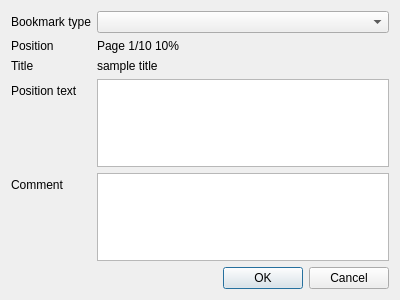
<?xml version="1.0" encoding="UTF-8"?>
<ui version="4.0">
 <class>AddBookmarkDialog</class>
 <widget class="QDialog" name="AddBookmarkDialog">
  <property name="geometry">
   <rect>
    <x>0</x>
    <y>0</y>
    <width>400</width>
    <height>300</height>
   </rect>
  </property>
  <property name="windowTitle">
   <string>Dialog</string>
  </property>
  <layout class="QVBoxLayout" name="verticalLayout">
   <item>
    <layout class="QFormLayout" name="formLayout">
     <item row="0" column="0">
      <widget class="QLabel" name="label">
       <property name="text">
        <string>Bookmark type</string>
       </property>
      </widget>
     </item>
     <item row="0" column="1">
      <widget class="QComboBox" name="cbType"/>
     </item>
     <item row="1" column="0">
      <widget class="QLabel" name="label_2">
       <property name="text">
        <string>Position</string>
       </property>
      </widget>
     </item>
     <item row="1" column="1">
      <widget class="QLabel" name="lblPosition">
       <property name="text">
        <string>Page 1/10 10%</string>
       </property>
      </widget>
     </item>
     <item row="3" column="0">
      <widget class="QLabel" name="label_4">
       <property name="text">
        <string>Position text</string>
       </property>
      </widget>
     </item>
     <item row="4" column="0">
      <widget class="QLabel" name="lblComment">
       <property name="text">
        <string>Comment</string>
       </property>
      </widget>
     </item>
     <item row="4" column="1">
      <widget class="QPlainTextEdit" name="edComment"/>
     </item>
     <item row="3" column="1">
      <widget class="QPlainTextEdit" name="edPositionText"/>
     </item>
     <item row="2" column="0">
      <widget class="QLabel" name="label_6">
       <property name="text">
        <string>Title</string>
       </property>
      </widget>
     </item>
     <item row="2" column="1">
      <widget class="QLabel" name="lblTitle">
       <property name="text">
        <string>sample title</string>
       </property>
      </widget>
     </item>
    </layout>
   </item>
   <item>
    <widget class="QDialogButtonBox" name="buttonBox">
     <property name="orientation">
      <enum>Qt::Horizontal</enum>
     </property>
     <property name="standardButtons">
      <set>QDialogButtonBox::Cancel|QDialogButtonBox::Ok</set>
     </property>
    </widget>
   </item>
  </layout>
 </widget>
 <resources/>
 <connections>
  <connection>
   <sender>buttonBox</sender>
   <signal>accepted()</signal>
   <receiver>AddBookmarkDialog</receiver>
   <slot>accept()</slot>
   <hints>
    <hint type="sourcelabel">
     <x>248</x>
     <y>254</y>
    </hint>
    <hint type="destinationlabel">
     <x>157</x>
     <y>274</y>
    </hint>
   </hints>
  </connection>
  <connection>
   <sender>buttonBox</sender>
   <signal>rejected()</signal>
   <receiver>AddBookmarkDialog</receiver>
   <slot>reject()</slot>
   <hints>
    <hint type="sourcelabel">
     <x>316</x>
     <y>260</y>
    </hint>
    <hint type="destinationlabel">
     <x>286</x>
     <y>274</y>
    </hint>
   </hints>
  </connection>
 </connections>
</ui>
